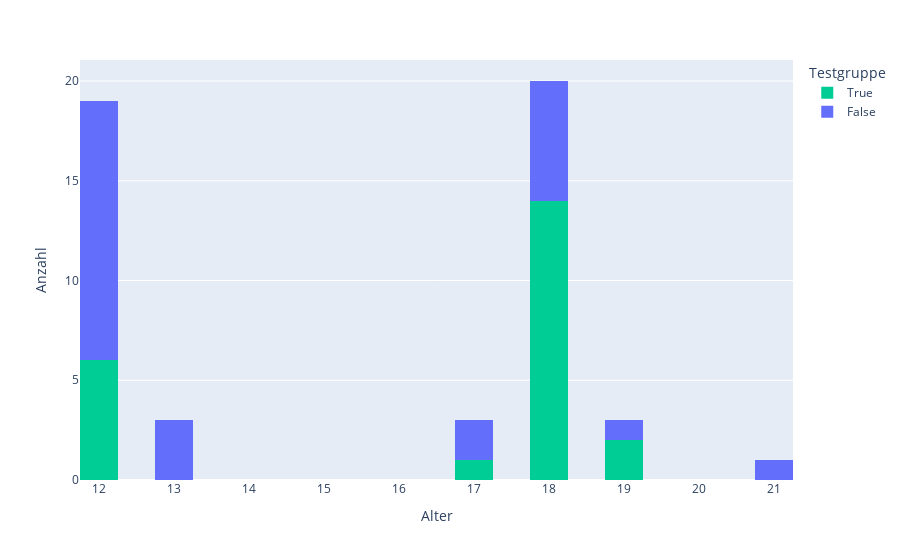

The notebook cell this image was saved under:
### Code cell
fig = px.histogram(df, x="persoenlich_alter", color="test", nbins=20, color_discrete_map=test_color_map)
fig.update_xaxes(title_text="Alter")
fig.update_yaxes(title_text="Anzahl")
fig.update_layout(legend_title="Testgruppe")
fig.show()

### Figure 1 — Plotly figure (JSON) as saved in the notebook; plotly's stock layout.template omitted (floating-point values rounded to 4 significant figures)
{"data": [{"alignmentgroup": "True", "bingroup": "x", "hovertemplate": "test=True<br>persoenlich_alter=%{x}<br>count=%{y}<extra></extra>", "legendgroup": "True", "marker": {"color": "#00cc96", "pattern": {"shape": ""}}, "name": "True", "nbinsx": 20, "offsetgroup": "True", "orientation": "v", "showlegend": true, "type": "histogram", "x": [18, 18, 18, 18, 18, 18, 18, 18, 18, 18, 18, 18, 18, null, null, null, null, 12, null, 12, null, 12, null, 12, null, 12, 18, 19, 12, null, null, null, null, null, 19, 17], "xaxis": "x", "yaxis": "y"}, {"alignmentgroup": "True", "bingroup": "x", "hovertemplate": "test=False<br>persoenlich_alter=%{x}<br>count=%{y}<extra></extra>", "legendgroup": "False", "marker": {"color": "#636efa", "pattern": {"shape": ""}}, "name": "False", "nbinsx": 20, "offsetgroup": "False", "orientation": "v", "showlegend": true, "type": "histogram", "x": [12, 12, null, 13, 18, null, 12, 13, 12, 18, 18, 18, 17, 12, 13, 18, 12, 12, 12, 12, 12, null, 12, 19, null, null, null, 17, 18, 12, 12, null, 21], "xaxis": "x", "yaxis": "y"}], "layout": {"autosize": true, "barmode": "relative", "legend": {"title": {"text": "Testgruppe"}, "tracegroupgap": 0}, "margin": {"t": 60}, "xaxis": {"anchor": "y", "autorange": true, "domain": [0, 1], "range": [11.75, 21.25], "title": {"text": "Alter"}, "type": "linear"}, "yaxis": {"anchor": "x", "autorange": true, "domain": [0, 1], "range": [0, 21.05], "title": {"text": "Anzahl"}}}}
